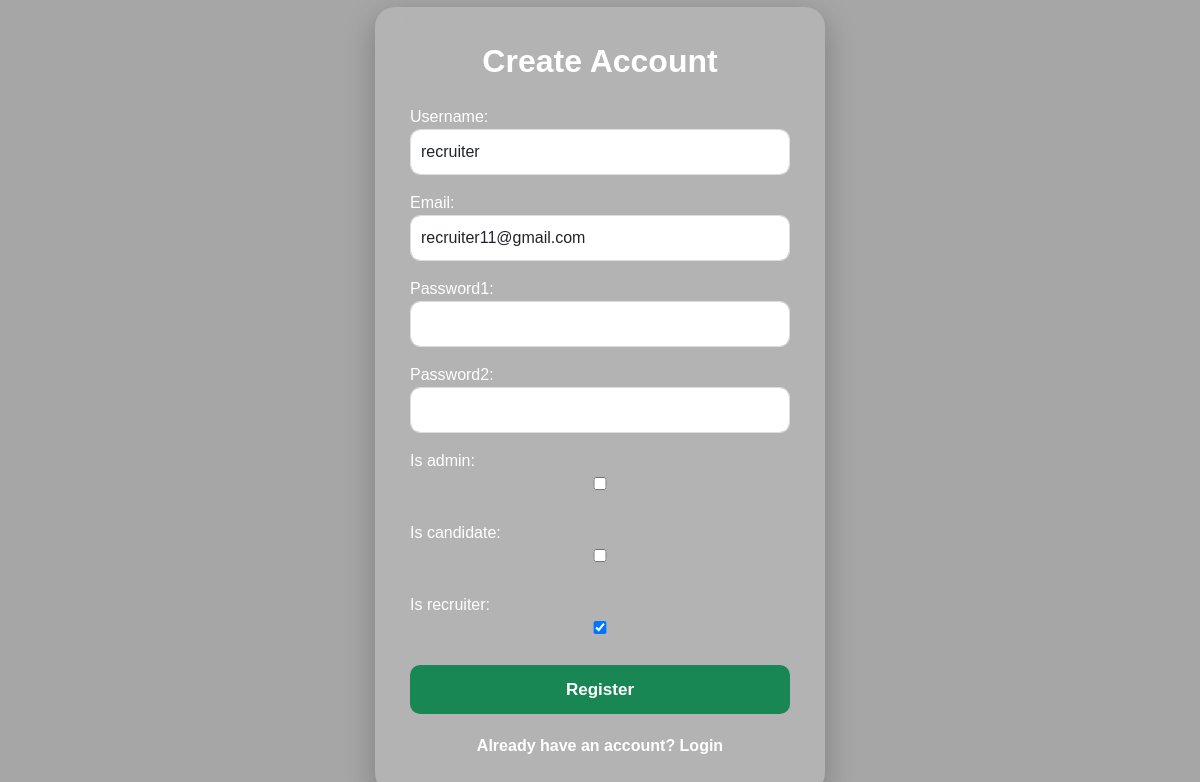
Page /edit_recruiter/10/ on the committed database.
### app1/models.py (models this page shows)
class User(AbstractUser):
  is_admin=models.BooleanField('Is admin',default=False)
  is_candidate=models.BooleanField('Is candidate',default=False)
  is_recruiter=models.BooleanField('Is recruiter',default=False)

### app1/views.py (the view)
# urls.py: path("edit_recruiter/<int:id>/",views.edit_recruiter,name="edit_recruiter"),
def edit_recruiter(request,id):
  recruiter=get_object_or_404(User,id=id)
  form = SignUpForm(request.POST or None, instance = recruiter)
  if form.is_valid():
    form.save()
    return redirect("view_recruiters")
  return render(request,"register.html",{"form":form})

### app1/forms.py
class SignUpForm(UserCreationForm):
  username= forms.CharField(
    widget=forms.TextInput(
      attrs={
        "class":"form-control"
      }
    )
  )
  password1 = forms.CharField(
    widget=forms.PasswordInput(
      attrs={
        "class":"form-control"
      }
    )
  )
  password2 = forms.CharField(
    widget=forms.PasswordInput(
      attrs={
        "class":"form-control"
      }
    )
  )
  email = forms.CharField(
    widget=forms.TextInput(
      attrs={
        "class":"form-control"
      }
    )
  )
  class Meta:
    model = User
    fields = ('username','email','password1','password2','is_admin','is_candidate','is_recruiter')

### app1/templates/register.html (shortened to what this page needs)
<!DOCTYPE html>
<html lang="en">
<head>
    <link href="https://cdn.jsdelivr.net/npm/bootstrap@5.3.3/dist/css/bootstrap.min.css" rel="stylesheet">
</head>
<body>
<div class="register-card">
    <h2>Create Account</h2>
    <form method="POST">
        {{ form.as_p }}
        <button type="submit" class="btn-register">
            Register
        </button>
    </form>
    <div class="login-link">
        <a href="{% url 'login_view' %}">
            Already have an account? Login
        </a>
    </div>
</div>
</body>
</html>

### app1/templates/register.html (style rules this page uses)
* { margin:0; padding:0; box-sizing:border-box; font-family:Arial, Helvetica, sans-serif; }
body { min-height:100vh; display:flex; justify-content:center; align-items:center; background-image:url('https://images.unsplash.com/photo-1516321318423-f06f85e504b3?auto=format&fit=crop&w=1500&q=80'); background-size:cover; background-position:center; background-repeat:no-repeat; }
.register-card { position:relative; width:450px; padding:35px; border-radius:20px; background:rgba(255,255,255,.15); backdrop-filter:blur(12px); box-shadow:0 10px 30px rgba(0,0,0,.25); z-index:1; }
h2 { color:white; text-align:center; margin-bottom:25px; font-weight:bold; }
label { color:white; font-weight:500; }
input { width:100%; padding:11px; border-radius:10px; border:none; margin-bottom:15px; }
.btn-register { width:100%; padding:12px; border:none; border-radius:10px; background:#198754; color:white; font-size:17px; font-weight:bold; transition:.3s; }
.login-link { text-align:center; margin-top:20px; }
.login-link a { color:white; text-decoration:none; font-weight:bold; }
input[type=text], input[type=password], input[type=email] { width:100%; border-radius:10px; border:1px solid #ddd; padding:10px; }

### rows in the picture
User: username "recruiter", email "recruiter11@gmail.com", is_recruiter "☑"
